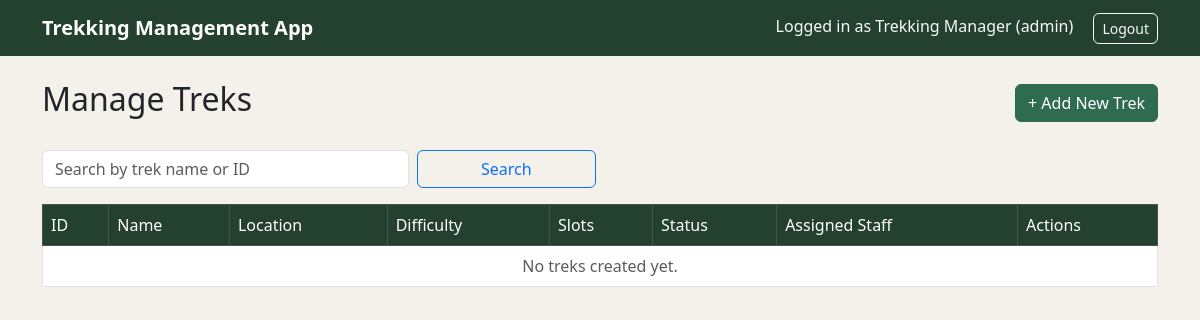
/admin/treks (signed in), run on an earlier commit of the app's database.
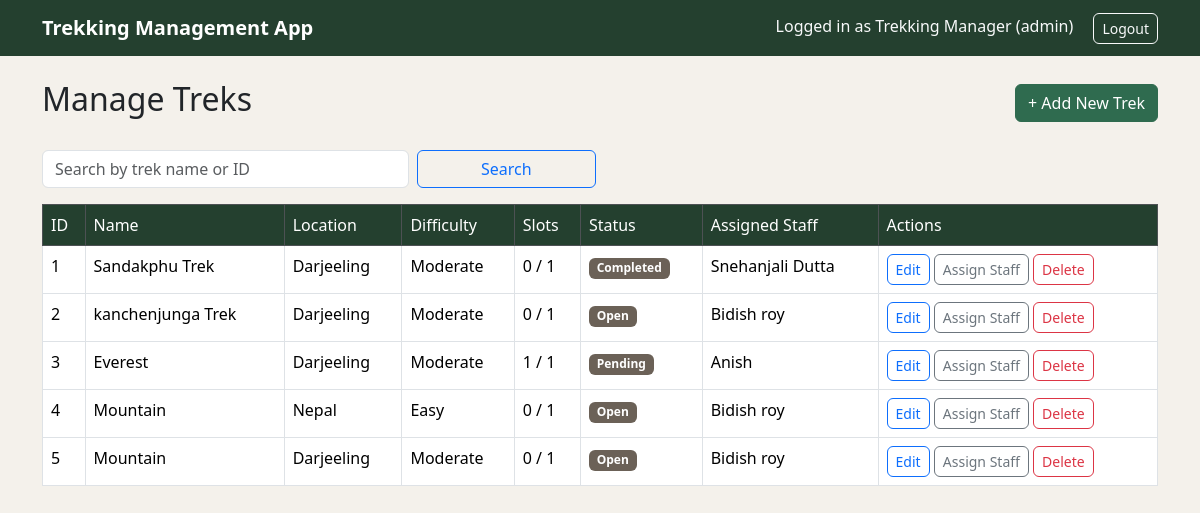
And on a later commit of the database.
### models.py (models this page shows, shortened)
class User(db.Model, UserMixin):
    __tablename__='users'
    id=db.Column(db.Integer,primary_key=True)
    name=db.Column(db.String(80),nullable=False)
    email=db.Column(db.String(120),unique=True,nullable=False)
    password_hash=db.Column(db.String(256),nullable=False)
    contact_details=db.Column(db.String(20))
    role=db.Column(db.String(20),nullable=False)
    approval_status=db.Column(db.String(20),default='Pending')
    is_blacklisted=db.Column(db.Boolean,default=False)
    created_at=db.Column(db.DateTime,default=datetime.utcnow)

class Trek(db.Model):
    __tablename__='treks'
    id=db.Column(db.Integer,primary_key=True)
    name=db.Column(db.String(120),nullable=False)
    location=db.Column(db.String(150),nullable=False)
    difficulty=db.Column(db.String(20),nullable=False)
    duration=db.Column(db.Integer,nullable=False)
    total_slots=db.Column(db.Integer,nullable=False)
    available_slots=db.Column(db.Integer,nullable=False)
    status=db.Column(db.String(20),nullable=False,default='Pending')
    start_date=db.Column(db.Date,nullable=False)
    end_date=db.Column(db.Date,nullable=False)
    assigned_staff_id=db.Column(db.Integer,db.ForeignKey('users.id'),nullable=True)
    assigned_staff=db.relationship('User',backref='assigned_treks')

### routes/admin.py (the view)
@admin_bp.route('/treks')
@login_required
@role_required('admin')
def manage_treks():
    search_query = request.args.get('q', '').strip()
    treks_query = Trek.query
    if search_query:
        if search_query.isdigit():
            treks_query = treks_query.filter(Trek.id == int(search_query))
        else:
            treks_query = treks_query.filter(Trek.name.ilike(f'%{search_query}%'))
    all_treks = treks_query.all()
    return render_template('admin/manage_treks.html', treks=all_treks, search_query=search_query)

### app.py (called while the page is built)
@login_manager.user_loader
def load_user(user_id):
    return db.session.get(User, int(user_id))

### templates/admin/manage_treks.html (shortened to what this page needs)
{% extends "base.html" %}
{% block content %}
<div class="d-flex justify-content-between align-items-center mb-4">
    <h2>Manage Treks</h2>
    <a href="{{ url_for('admin.add_trek') }}" class="btn btn-primary">+ Add New Trek</a>
</div>
<form method="GET" class="row g-2 mb-3">
    <div class="col-md-4">
        <input type="text" class="form-control" name="q" placeholder="Search by trek name or ID" value="{{ search_query }}">
    </div>
    <div class="col-md-2">
        <button type="submit" class="btn btn-outline-primary w-100">Search</button>
    </div>
</form>
<table class="table table-bordered table-hover">
    <thead class="table-dark">
        <tr>
            <th>ID</th>
            <th>Name</th>
            <th>Location</th>
            <th>Difficulty</th>
            <th>Slots</th>
            <th>Status</th>
            <th>Assigned Staff</th>
            <th>Actions</th>
        </tr>
    </thead>
    <tbody>
        {% for trek in treks %}
        <tr>
            <td>{{ trek.id }}</td>
            <td>{{ trek.name }}</td>
            <td>{{ trek.location }}</td>
            <td>{{ trek.difficulty }}</td>
            <td>{{ trek.available_slots }} / {{ trek.total_slots }}</td>
            <td><span class="badge bg-secondary">{{ trek.status }}</span></td>
            <td>
                {% if trek.assigned_staff %}
                    {{ trek.assigned_staff.name }}
                {% else %}
                    <span class="text-muted">Unassigned</span>
                {% endif %}
            </td>
            <td>
                <a href="{{ url_for('admin.edit_trek', trek_id=trek.id) }}" class="btn btn-sm btn-outline-primary">Edit</a>
                <a href="{{ url_for('admin.assign_staff', trek_id=trek.id) }}" class="btn btn-sm btn-outline-secondary">Assign Staff</a>
                <form action="{{ url_for('admin.delete_trek', trek_id=trek.id) }}" method="POST" style="display:inline;" onsubmit="return confirm('Delete this trek?');">
                    <button type="submit" class="btn btn-sm btn-outline-danger">Delete</button>
                </form>
            </td>
        </tr>
        {% else %}
        <tr>
            <td colspan="8" class="text-center text-muted">No treks created yet.</td>
        </tr>
        {% endfor %}
    </tbody>
</table>
{% endblock %}

### templates/base.html (shortened to what this page needs)
<!DOCTYPE html>
<html lang="en">
<head>
    <link href="https://cdn.jsdelivr.net/npm/bootstrap@5.3.3/dist/css/bootstrap.min.css" rel="stylesheet">
    <link href="{{ url_for('static', filename='css/style.css') }}" rel="stylesheet">
</head>
<body>
<nav class="navbar navbar-expand-lg navbar-dark bg-success">
    <div class="container">
        <a class="navbar-brand" href="{{ url_for('home') }}">Trekking Management App</a>
        <div>
            {% if current_user.is_authenticated %}
                <span class="navbar-text text-light me-3">
                    Logged in as {{ current_user.name }} ({{ current_user.role }})
                </span>
                <a class="btn btn-outline-light btn-sm" href="{{ url_for('auth.logout') }}">Logout</a>
            {% else %}
                <a class="btn btn-outline-light btn-sm me-2" href="{{ url_for('auth.login') }}">Login</a>
                <a class="btn btn-light btn-sm" href="{{ url_for('auth.register') }}">Register</a>
            {% endif %}
        </div>
    </div>
</nav>
<div class="container mt-4">
    {% block content %}
    {% endblock %}
</div>
</body>
</html>

### static/css/style.css (style rules this page uses)
:root { --bs-primary: #2f6b4f; --bs-primary-rgb: 47, 107, 79; --bs-success: #4a8a3a; --bs-success-rgb: 74, 138, 58; --bs-secondary: #6b6157; --bs-secondary-rgb: 107, 97, 87; }
body { background-color: #f4f1eb; }
.navbar { background-color: #24402f !important; }
.navbar-brand { font-weight: 600; }
.table thead th { background-color: #24402f !important; font-weight: 500; }
.btn { border-radius: 6px; }
.btn-primary { background-color: #2f6b4f; border-color: #2f6b4f; }

What changed in the data, as far as the page shows it:
added Trek: id "1", name "Sandakphu Trek", location "Darjeeling", difficulty "Moderate", available_slots "0", total_slots "1", status "Completed", assigned_staff.name "Snehanjali Dutta"
added Trek: id "2", name "kanchenjunga Trek", location "Darjeeling", difficulty "Moderate", available_slots "0", total_slots "1", status "Open", assigned_staff.name "Bidish roy"
added Trek: id "3", name "Everest", location "Darjeeling", difficulty "Moderate", available_slots "1", total_slots "1", status "Pending", assigned_staff.name "Anish"
added Trek: id "4", name "Mountain", location "Nepal", difficulty "Easy", available_slots "0", total_slots "1", status "Open", assigned_staff.name "Bidish roy"
added Trek: id "5", name "Mountain", location "Darjeeling", difficulty "Moderate", available_slots "0", total_slots "1", status "Open", assigned_staff.name "Bidish roy"
Also different on the page:
text no longer shown: "No treks created yet."
